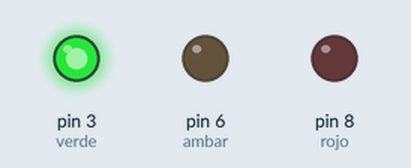
Bench run of a sketch on a simulated Arduino Uno, built with avr-gcc and run on an emulated ATmega328P. Parts: output pins drawn as LEDs (lit = HIGH).

Above: at 1.0 s.
At 2.1 s:
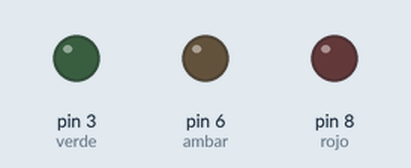
At 3.3 s:
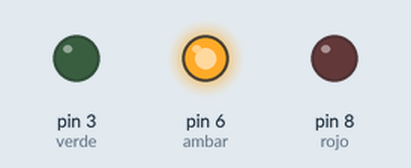
At 4.8 s:
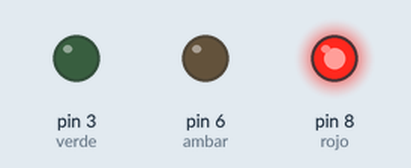
Timing chart, 0 to 7.5 s (numbered marks = the images above):
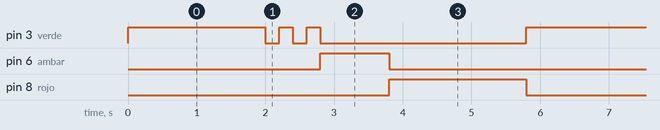

Measured:
- by itself, pin 3 (verde): repeats every 5.8 s: 2 × (LOW 0.20 s, HIGH 0.20 s), LOW 3.0 s, HIGH 2.0 s
- by itself, pin 6 (ambar): alternates HIGH for 1.0 s and LOW for 4.8 s
- by itself, pin 8 (rojo): alternates HIGH for 2.0 s and LOW for 3.8 s

The sketch:

Semaforo_Parpadeo_con_Funciones.ino
```cpp
int verde = 3;
int ambar = 6;
int rojo  = 8;

void parpadeo(int var, int time){
	delay(time);
  	digitalWrite(var,HIGH);
  	delay(time);
  	digitalWrite(var,LOW);
}
void setup(){
  pinMode(verde,OUTPUT);
  pinMode(ambar,OUTPUT);
  pinMode(rojo,OUTPUT);

}

void loop(){
  //Verde
  digitalWrite(verde,HIGH);
  delay(2000);
  digitalWrite(verde,LOW);

 //Parpadeo
  parpadeo(verde,200);
  parpadeo(3,200);

  digitalWrite(verde,LOW);
  //ambar
  digitalWrite(ambar,HIGH);
  delay(1000);
  digitalWrite(ambar,LOW);

  //rojo
  digitalWrite(rojo,HIGH);
  delay(2000);
  digitalWrite(rojo,LOW);
}
```
